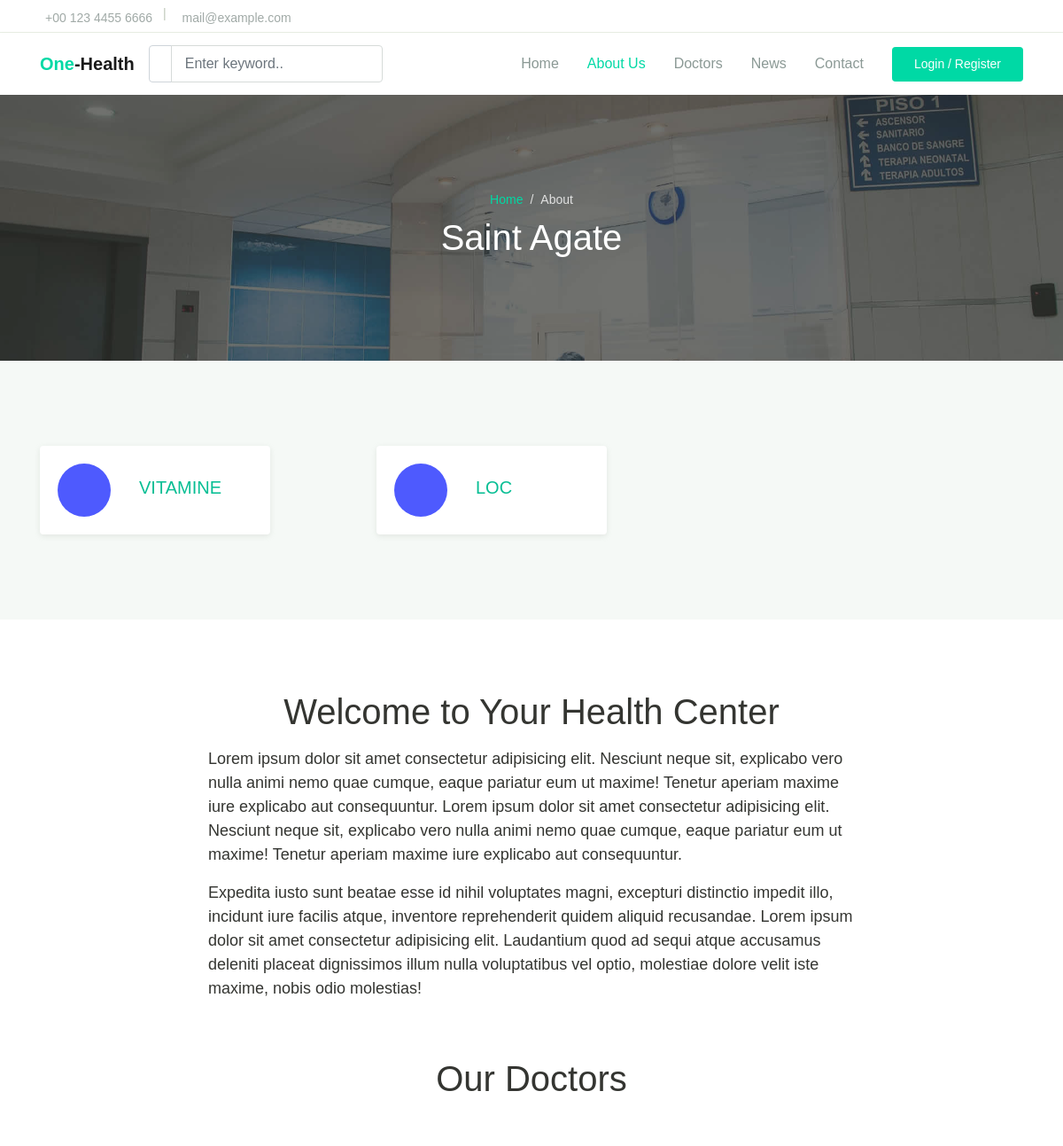
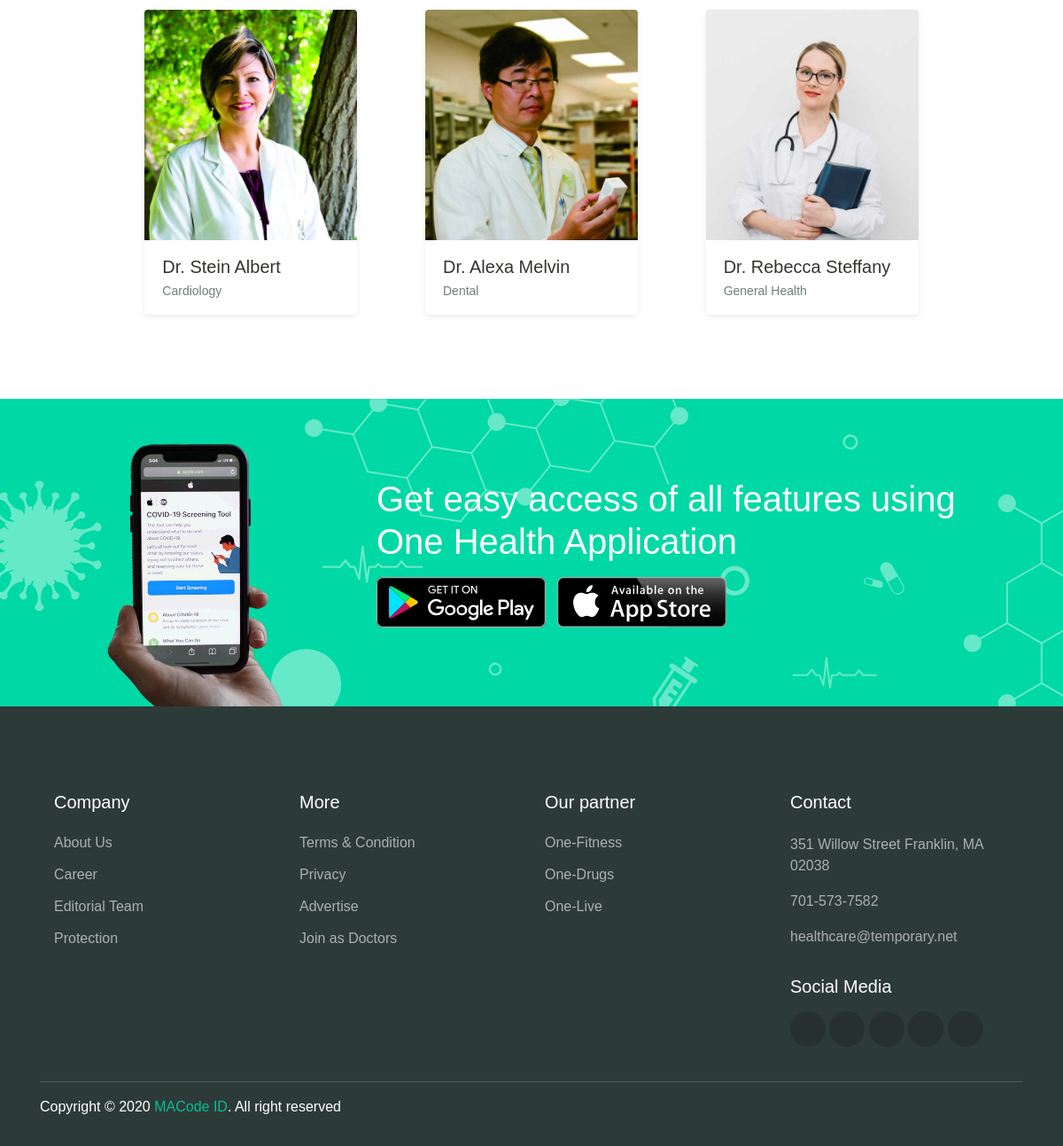
The page /pharmacies/CAC1000SaintAgate/ on the database its author committed (2 pictures, top to bottom).
### blog/models.py (models this page shows, shortened)
class Pharmacie(models.Model):
    nompharma = models.CharField(max_length=200)
    imagephrama = models.ImageField(upload_to='logopharma')
    imageproprietaire = models.ImageField(upload_to ='PROPRIETAIRE')
    commune = models.CharField(max_length=100)
    quartier = models.CharField(max_length=100)
    contact = models.CharField(max_length=14)
    rayon = models.ManyToManyField(Rayon, related_name='rayons')
    slug=models.CharField(max_length=50)
    degarde = models.BooleanField(default=True)

class Rayon(models.Model):
    nomrayon = models.CharField(max_length=200)
    medicament = models.ManyToManyField(Medicament, related_name='medicaments')
    slug=models.CharField(max_length=50)

### blog/views.py (the view)
# urls.py: path('pharmacies/<slug>/',detpharma, name='detpharma'),
def detpharma(request ,slug):
     pharmacies = Pharmacie.objects.get(slug=slug)
     rayons = Rayon.objects.all()
     context={
          'pharmacie':pharmacies,
          'rayons':rayons ,
     }
     return render(request, 'detpharma.html',context)

### blog/templates/detpharma.html (shortened to what this page needs)
{% load static %}
<!DOCTYPE html>
<html lang="en">
<head>
  <link rel="stylesheet" href="{% static 'pharm/assets/css/maicons.css' %">
  <link rel="stylesheet" href="{% static 'pharm/assets/css/bootstrap.css' %}">
  <link rel="stylesheet" href="{% static 'pharm/assets/vendor/owl-carousel/css/owl.carousel.css' %}">
  <link rel="stylesheet" href="{% static 'pharm/assets/vendor/animate/animate.css' %}">
  <link rel="stylesheet" href="{% static 'pharm/assets/css/theme.css' %}">
</head>
<body>
  <header>
    <div class="topbar">
      <div class="container">
        <div class="row">
          <div class="col-sm-8 text-sm">
            <div class="site-info">
              <a href="#"> +00 123 4455 6666</a>
              <span class="divider">|</span>
              <a href="#"> mail@example.com</a>
            </div>
          </div>
          <div class="col-sm-4 text-right text-sm">
            <div class="social-mini-button">
              <a href="#"></a>
              <a href="#"></a>
              <a href="#"></a>
              <a href="#"></a>
            </div>
          </div>
        </div>
      </div>
    </div>
    <nav class="navbar navbar-expand-lg navbar-light shadow-sm">
      <div class="container">
        <a class="navbar-brand" href="#"><span class="text-primary">One</span>-Health</a>
        <form action="#">
          <div class="input-group input-navbar">
            <div class="input-group-prepend">
              <span class="input-group-text" id="icon-addon1"></span>
            </div>
            <input type="text" class="form-control" placeholder="Enter keyword.." aria-label="Username" aria-describedby="icon-addon1">
          </div>
        </form>
        <div class="collapse navbar-collapse" id="navbarSupport">
          <ul class="navbar-nav ml-auto">
            <li class="nav-item">
              <a class="nav-link" href="index.html">Home</a>
            </li>
            <li class="nav-item active">
              <a class="nav-link" href="about.html">About Us</a>
            </li>
            <li class="nav-item">
              <a class="nav-link" href="doctors.html">Doctors</a>
            </li>
            <li class="nav-item">
              <a class="nav-link" href="blog.html">News</a>
            </li>
            <li class="nav-item">
              <a class="nav-link" href="contact.html">Contact</a>
            </li>
            <li class="nav-item">
              <a class="btn btn-primary ml-lg-3" href="#">Login / Register</a>
            </li>
          </ul>
        </div>
      </div>
    </nav>
  </header>
  <div class="page-banner overlay-dark bg-image" style="background-image: url(../assets/img/bg_image_1.jpg);">
    <div class="banner-section">
      <div class="container text-center wow fadeInUp">
        <nav aria-label="Breadcrumb">
          <ol class="breadcrumb breadcrumb-dark bg-transparent justify-content-center py-0 mb-2">
            <li class="breadcrumb-item"><a href="index.html">Home</a></li>
            <li class="breadcrumb-item active" aria-current="page">About</li>
          </ol>
        </nav>
        <h1 class="font-weight-normal">{{pharmacie.nompharma}}</h1>
      </div>
    </div>
  </div>
  <div class="page-section bg-light">
    <div class="container">
      <div class="row">
        {% for rayon in rayons %}
        <div class="col-md-4 py-3 wow zoomIn">
          <div class="card-service">
            <div class="circle-shape bg-secondary text-white">
            </div>
            <p><a href="{% url 'rayons' rayon.id %}"><span>{{rayon.nomrayon}}</span></a> </p>
          </div>
        </div>
        {% endfor %}
      </div>
    </div>
  </div>
  <div class="page-section">
    <div class="container">
      <div class="row justify-content-center">
        <div class="col-lg-8 wow fadeInUp">
          <h1 class="text-center mb-3">Welcome to Your Health Center</h1>
          <div class="text-lg">
            <p>Lorem ipsum dolor sit amet consectetur adipisicing elit. Nesciunt neque sit, explicabo vero nulla animi nemo quae cumque, eaque pariatur eum ut maxime! Tenetur aperiam maxime iure explicabo aut consequuntur. Lorem ipsum dolor sit amet consectetur adipisicing elit. Nesciunt neque sit, explicabo vero nulla animi nemo quae cumque, eaque pariatur eum ut maxime! Tenetur aperiam maxime iure explicabo aut consequuntur.</p>
            <p>Expedita iusto sunt beatae esse id nihil voluptates magni, excepturi distinctio impedit illo, incidunt iure facilis atque, inventore reprehenderit quidem aliquid recusandae. Lorem ipsum dolor sit amet consectetur adipisicing elit. Laudantium quod ad sequi atque accusamus deleniti placeat dignissimos illum nulla voluptatibus vel optio, molestiae dolore velit iste maxime, nobis odio molestias!</p>
          </div>
        </div>
        <div class="col-lg-10 mt-5">
          <h1 class="text-center mb-5 wow fadeInUp">Our Doctors</h1>
          <div class="row justify-content-center">
            <div class="col-md-6 col-lg-4 wow zoomIn">
              <div class="card-doctor">
                <div class="header">
                  <img src="../assets/img/doctors/doctor_1.jpg" alt="">
                </div>
                <div class="body">
                  <p class="text-xl mb-0">Dr. Stein Albert</p>
                  <span class="text-sm text-grey">Cardiology</span>
                </div>
              </div>
            </div>
            <div class="col-md-6 col-lg-4 wow zoomIn">
              <div class="card-doctor">
                <div class="header">
                  <img src="../assets/img/doctors/doctor_2.jpg" alt="">
                </div>
                <div class="body">
                  <p class="text-xl mb-0">Dr. Alexa Melvin</p>
                  <span class="text-sm text-grey">Dental</span>
                </div>
              </div>
            </div>
            <div class="col-md-6 col-lg-4 wow zoomIn">
              <div class="card-doctor">
                <div class="header">
                  <img src="../assets/img/doctors/doctor_3.jpg" alt="">
                </div>
                <div class="body">
                  <p class="text-xl mb-0">Dr. Rebecca Steffany</p>
                  <span class="text-sm text-grey">General Health</span>
                </div>
              </div>
            </div>
          </div>
        </div>
      </div>
    </div>
  </div>
  <div class="page-section banner-home bg-image" style="background-image: url(../assets/img/banner-pattern.svg);">
    <div class="container py-5 py-lg-0">
      <div class="row align-items-center">
        <div class="col-lg-4 wow zoomIn">
          <div class="img-banner d-none d-lg-block">
            <img src="../assets/img/mobile_app.png" alt="">
          </div>
        </div>
        <div class="col-lg-8 wow fadeInRight">
          <h1 class="font-weight-normal mb-3">Get easy access of all features using One Health Application</h1>
          <a href="#"><img src="../assets/img/google_play.svg" alt=""></a>
          <a href="#" class="ml-2"><img src="../assets/img/app_store.svg" alt=""></a>
        </div>
      </div>
    </div>
  </div>
  <footer class="page-footer">
    <div class="container">
      <div class="row px-md-3">
        <div class="col-sm-6 col-lg-3 py-3">
          <h5>Company</h5>
          <ul class="footer-menu">
            <li><a href="#">About Us</a></li>
            <li><a href="#">Career</a></li>
            <li><a href="#">Editorial Team</a></li>
            <li><a href="#">Protection</a></li>
          </ul>
        </div>
        <div class="col-sm-6 col-lg-3 py-3">
          <h5>More</h5>
          <ul class="footer-menu">
            <li><a href="#">Terms & Condition</a></li>
            <li><a href="#">Privacy</a></li>
            <li><a href="#">Advertise</a></li>
            <li><a href="#">Join as Doctors</a></li>
          </ul>
        </div>
        <div class="col-sm-6 col-lg-3 py-3">
          <h5>Our partner</h5>
          <ul class="footer-menu">
            <li><a href="#">One-Fitness</a></li>
            <li><a href="#">One-Drugs</a></li>
            <li><a href="#">One-Live</a></li>
          </ul>
        </div>
        <div class="col-sm-6 col-lg-3 py-3">
          <h5>Contact</h5>
          <p class="footer-link mt-2">351 Willow Street Franklin, MA 02038</p>
          <a href="#" class="footer-link">701-573-7582</a>
          <a href="#" class="footer-link">healthcare@temporary.net</a>
          <h5 class="mt-3">Social Media</h5>
          <div class="footer-sosmed mt-3">
            <a href="#" target="_blank"></a>
            <a href="#" target="_blank"></a>
            <a href="#" target="_blank"></a>
            <a href="#" target="_blank"></a>
            <a href="#" target="_blank"></a>
          </div>
        </div>
      </div>
      <hr>
      <p id="copyright">Copyright &copy; 2020 <a href="https://macodeid.com/" target="_blank">MACode ID</a>. All right reserved</p>
    </div>
  </footer>
</body>
</html>

### rows shown on the page
Pharmacie: nompharma "Saint Agate"
Rayon: nomrayon "VITAMINE"
Rayon: nomrayon "LOC"
